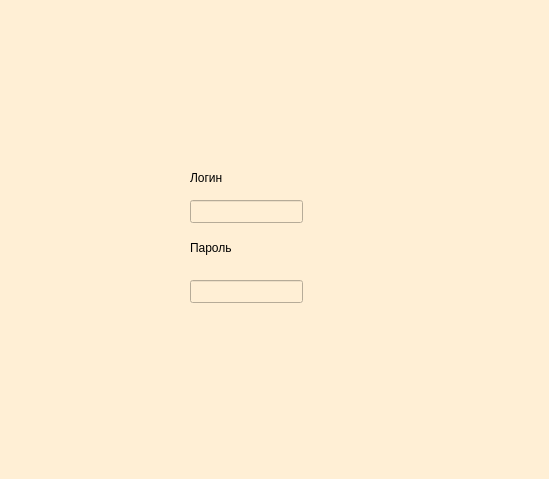
<?xml version="1.0" encoding="UTF-8"?>
<ui version="4.0">
 <class>Dialog</class>
 <widget class="QDialog" name="Dialog">
  <property name="geometry">
   <rect>
    <x>0</x>
    <y>0</y>
    <width>549</width>
    <height>479</height>
   </rect>
  </property>
  <property name="windowTitle">
   <string>Dialog</string>
  </property>
  <property name="styleSheet">
   <string notr="true">
background-color: rgb(255, 239, 213);</string>
  </property>
  <widget class="QLineEdit" name="lineEdit">
   <property name="geometry">
    <rect>
     <x>190</x>
     <y>200</y>
     <width>113</width>
     <height>23</height>
    </rect>
   </property>
  </widget>
  <widget class="QLabel" name="label">
   <property name="geometry">
    <rect>
     <x>190</x>
     <y>170</y>
     <width>57</width>
     <height>15</height>
    </rect>
   </property>
   <property name="text">
    <string>Логин</string>
   </property>
  </widget>
  <widget class="QLabel" name="label_2">
   <property name="geometry">
    <rect>
     <x>190</x>
     <y>240</y>
     <width>57</width>
     <height>15</height>
    </rect>
   </property>
   <property name="text">
    <string>Пароль</string>
   </property>
  </widget>
  <widget class="QLineEdit" name="lineEdit_2">
   <property name="geometry">
    <rect>
     <x>190</x>
     <y>280</y>
     <width>113</width>
     <height>23</height>
    </rect>
   </property>
  </widget>
 </widget>
 <resources/>
 <connections/>
</ui>
